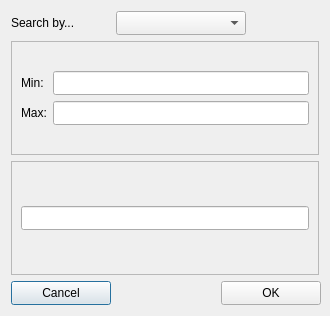
<?xml version="1.0" encoding="UTF-8"?>
<ui version="4.0">
 <class>SearchOnTableDialog</class>
 <widget class="QDialog" name="SearchOnTableDialog">
  <property name="geometry">
   <rect>
    <x>0</x>
    <y>0</y>
    <width>330</width>
    <height>316</height>
   </rect>
  </property>
  <property name="minimumSize">
   <size>
    <width>330</width>
    <height>316</height>
   </size>
  </property>
  <property name="maximumSize">
   <size>
    <width>16777215</width>
    <height>16777215</height>
   </size>
  </property>
  <property name="windowTitle">
   <string>Search by...</string>
  </property>
  <layout class="QGridLayout" name="gridLayout">
   <item row="0" column="0">
    <widget class="QLabel" name="label">
     <property name="text">
      <string>Search by...</string>
     </property>
    </widget>
   </item>
   <item row="0" column="1">
    <widget class="QComboBox" name="selectionlist">
     <property name="sizePolicy">
      <sizepolicy hsizetype="Expanding" vsizetype="Fixed">
       <horstretch>0</horstretch>
       <verstretch>0</verstretch>
      </sizepolicy>
     </property>
     <property name="minimumSize">
      <size>
       <width>130</width>
       <height>24</height>
      </size>
     </property>
     <property name="maximumSize">
      <size>
       <width>16777215</width>
       <height>16777215</height>
      </size>
     </property>
     <property name="editable">
      <bool>false</bool>
     </property>
    </widget>
   </item>
   <item row="1" column="0" colspan="3">
    <widget class="QFrame" name="variableframe">
     <property name="minimumSize">
      <size>
       <width>220</width>
       <height>110</height>
      </size>
     </property>
     <property name="frameShape">
      <enum>QFrame::StyledPanel</enum>
     </property>
     <property name="frameShadow">
      <enum>QFrame::Raised</enum>
     </property>
     <layout class="QGridLayout" name="gridLayout_3">
      <item row="0" column="0" colspan="2">
       <layout class="QGridLayout" name="gridLayout_2">
        <item row="0" column="1">
         <widget class="QLineEdit" name="minvaledit">
          <property name="minimumSize">
           <size>
            <width>0</width>
            <height>24</height>
           </size>
          </property>
         </widget>
        </item>
        <item row="1" column="0">
         <widget class="QLabel" name="label_3">
          <property name="text">
           <string>Max:</string>
          </property>
         </widget>
        </item>
        <item row="0" column="0">
         <widget class="QLabel" name="label_2">
          <property name="text">
           <string>Min:</string>
          </property>
         </widget>
        </item>
        <item row="1" column="1">
         <widget class="QLineEdit" name="maxvaledit">
          <property name="minimumSize">
           <size>
            <width>0</width>
            <height>24</height>
           </size>
          </property>
         </widget>
        </item>
       </layout>
      </item>
     </layout>
    </widget>
   </item>
   <item row="2" column="0" colspan="3">
    <widget class="QFrame" name="labelframe">
     <property name="minimumSize">
      <size>
       <width>220</width>
       <height>37</height>
      </size>
     </property>
     <property name="maximumSize">
      <size>
       <width>16777215</width>
       <height>16777215</height>
      </size>
     </property>
     <property name="frameShape">
      <enum>QFrame::StyledPanel</enum>
     </property>
     <property name="frameShadow">
      <enum>QFrame::Raised</enum>
     </property>
     <layout class="QGridLayout" name="gridLayout_4">
      <item row="0" column="0">
       <widget class="QLineEdit" name="lineEdit">
        <property name="minimumSize">
         <size>
          <width>0</width>
          <height>24</height>
         </size>
        </property>
       </widget>
      </item>
     </layout>
    </widget>
   </item>
   <item row="3" column="0">
    <widget class="QPushButton" name="cancelButton">
     <property name="minimumSize">
      <size>
       <width>100</width>
       <height>24</height>
      </size>
     </property>
     <property name="maximumSize">
      <size>
       <width>100</width>
       <height>24</height>
      </size>
     </property>
     <property name="text">
      <string>Cancel</string>
     </property>
    </widget>
   </item>
   <item row="3" column="2">
    <widget class="QPushButton" name="okButton">
     <property name="minimumSize">
      <size>
       <width>100</width>
       <height>24</height>
      </size>
     </property>
     <property name="maximumSize">
      <size>
       <width>100</width>
       <height>24</height>
      </size>
     </property>
     <property name="text">
      <string>OK</string>
     </property>
    </widget>
   </item>
  </layout>
 </widget>
 <resources/>
 <connections/>
</ui>
